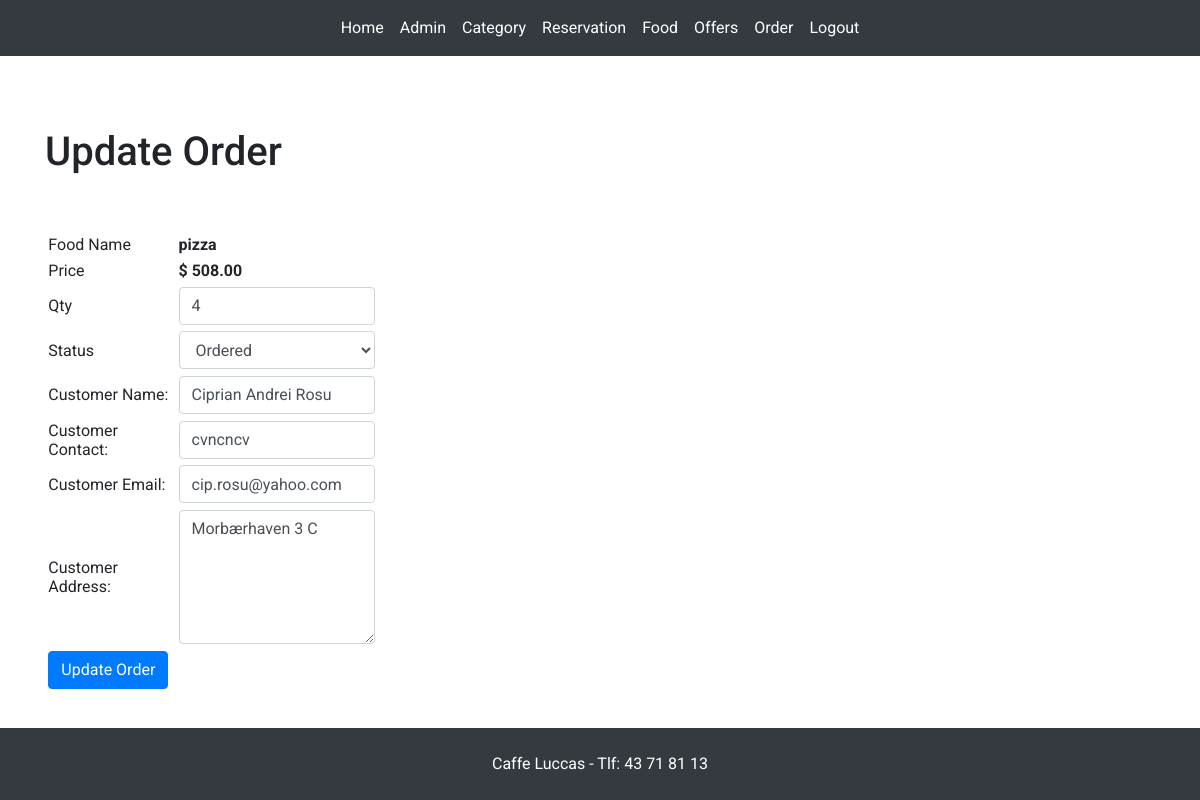
The app's page /admin/update-order.php?id=2 (signed in) with its own data.
### tables this page shows
CREATE TABLE `order_table` (
  `id` int(10) UNSIGNED NOT NULL,
  `food` varchar(200) NOT NULL,
  `price` decimal(10,2) NOT NULL,
  `quantity` int(11) NOT NULL,
  `total` decimal(10,2) NOT NULL,
  `order_date` datetime NOT NULL,
  `status` varchar(100) NOT NULL,
  `name` varchar(200) NOT NULL,
  `contact` varchar(50) NOT NULL,
  `email` varchar(200) NOT NULL,
  `address` varchar(300) NOT NULL
);

### admin/update-order.php (the view, shortened to what this page needs)
<?php include('partials/menu.php'); ?>
<div class="container">
<br><br><br>
        <h1>Update Order</h1>
        <br><br>
        <?php
            if(isset($_GET['id']))
            {
                $id=$_GET['id'];
                $query = "SELECT * FROM order_table WHERE id=$id";
                $result = mysqli_query($connection, $query);
                $count = mysqli_num_rows($result);
                if($count==1)
                {
                    $row=mysqli_fetch_assoc($result);
                    $food = $row['food'];
                    $price = $row['price'];
                    $qty = $row['quantity'];
                    $status = $row['status'];
                    $customer_name = $row['name'];
                    $customer_contact = $row['contact'];
                    $customer_email = $row['email'];
                    $customer_address= $row['address'];
                }
                else
                {
                    header('location:'.SITEURL.'admin/order-management.php');
                }
            }
            else
            {
                header('location:'.SITEURL.'admin/order-management.php');
            }
        ?>
        <form action="" method="POST">
            <table class="tbl-30">
                <tr>
                    <td>Food Name</td>
                    <td><b> <?php echo $food; ?> </b></td>
                </tr>
                <tr>
                    <td>Price</td>
                    <td>
                        <b> $ <?php echo $price; ?></b>
                    </td>
                </tr>
                <tr>
                    <td>Qty</td>
                    <td>
                        <input type="number" name="qty" class="form-control" value="<?php echo $qty; ?>">
                    </td>
                </tr>
                <tr>
                    <td>Status</td>
                    <td>
                        <select name="status" class="form-control">
                            <option <?php if($status=="Ordered"){echo "selected";} ?> value="Ordered">Ordered</option>
                        </select>
                    </td>
                </tr>
                <tr>
                    <td>Customer Name: </td>
                    <td>
                        <input type="text" name="customer_name" class="form-control" value="<?php echo $customer_name; ?>">
                    </td>
                </tr>
                <tr>
                    <td>Customer Contact: </td>
                    <td>
                        <input type="text" name="customer_contact" class="form-control" value="<?php echo $customer_contact; ?>">
                    </td>
                </tr>
                <tr>
                    <td>Customer Email: </td>
                    <td>
                        <input type="text" name="customer_email" class="form-control" value="<?php echo $customer_email; ?>">
                    </td>
                </tr>
                <tr>
                    <td>Customer Address: </td>
                    <td>
                        <textarea name="customer_address" class="form-control" cols="30" rows="5"><?php echo $customer_address; ?></textarea>
                    </td>
                </tr>
                <tr>
                    <td clospan="2">
                        <input type="submit" name="submit" value="Update Order" class="btn btn-primary">
                    </td>
                </tr>
            </table>
        </form>
    </div>
<?php include('partials/footer.php'); ?>

### css/admin.css (style rules this page uses)
* { margin: 0; padding: 0 ; font-family: 'Roboto', sans-serif; }
.tbl-30 { width:30%; }
table tr td { padding: 1%; }
body { margin: 0; font-size: .9rem; font-weight: 400; line-height: 1.6; color: #212529; text-align: left; background-color: #f5f8fa; }

### records on screen
order_table: food "pizza", price "508.00", qty "4", status "Ordered", customer_name "Ciprian Andrei Rosu", customer_contact "cvncncv", customer_email "cip.rosu@yahoo.com", customer_address "Morbærhaven 3 C"
